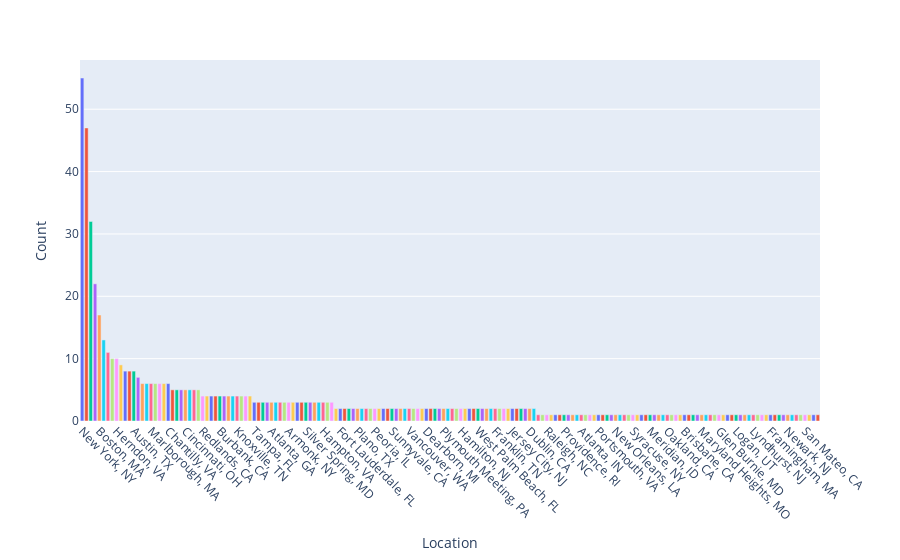
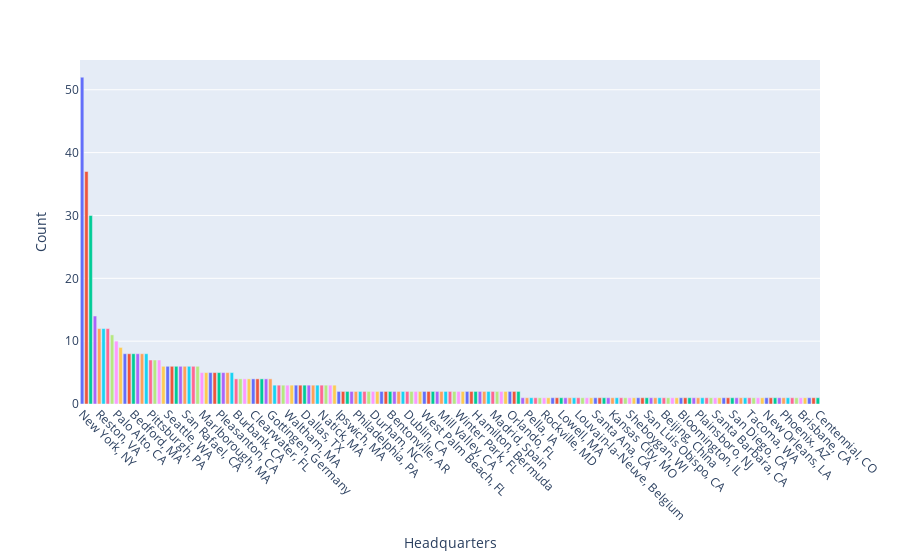

Notebook code for these charts, in order:
### Code cell
# To visulaize the categorical data

# Selecting categorical columns
df_cat = df[['Location', 'Headquarters', 'Size', 'Type of ownership', 'Industry', 'Sector', 'Revenue', 'company_txt', 
             'job_state', 'same_state', 'python_yn', 'R_yn', 'sql', 'aws', 'excel', 'powerbi_tableau', 'job_simp', 'seniority']]

# Loop through each column and create a horizontal bar chart
for i in df_cat.columns:
    cat_num = df_cat[i].value_counts().reset_index() # Reset index to convert Series to DataFrame
    cat_num.columns = [i, 'Count'] # Rename columns for clarity
    cat_num_sorted = cat_num.sort_values(by='Count', ascending=False) # Sort values by count
    print("graph for %s column: total = %d" % (i, len(cat_num))) # Print total unique values for the column
    fig = px.bar(cat_num_sorted, x=i, y='Count', color= i)
    fig.update_layout(showlegend=False)
    fig.update_xaxes(tickangle=45) # Rotate x-axis labels for better readability
    fig.show()
